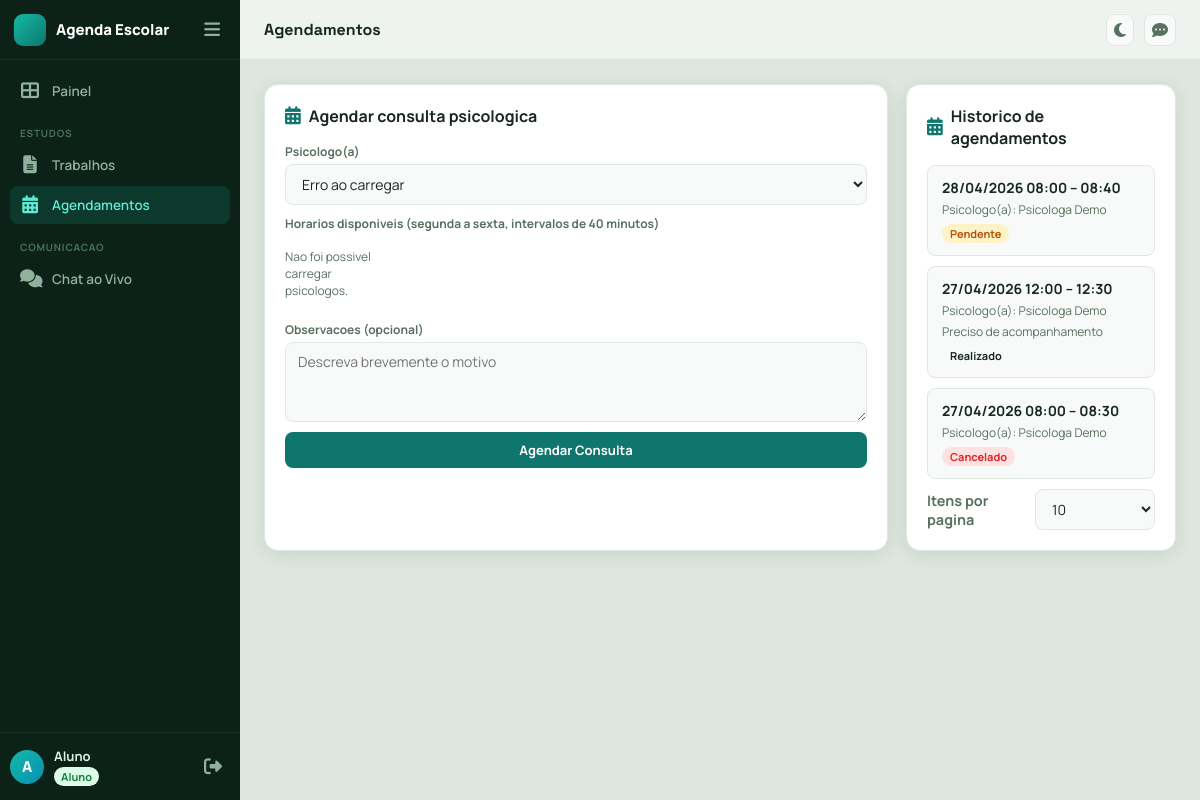
Before: /aluno/agendamentos (signed in) with the older database file.
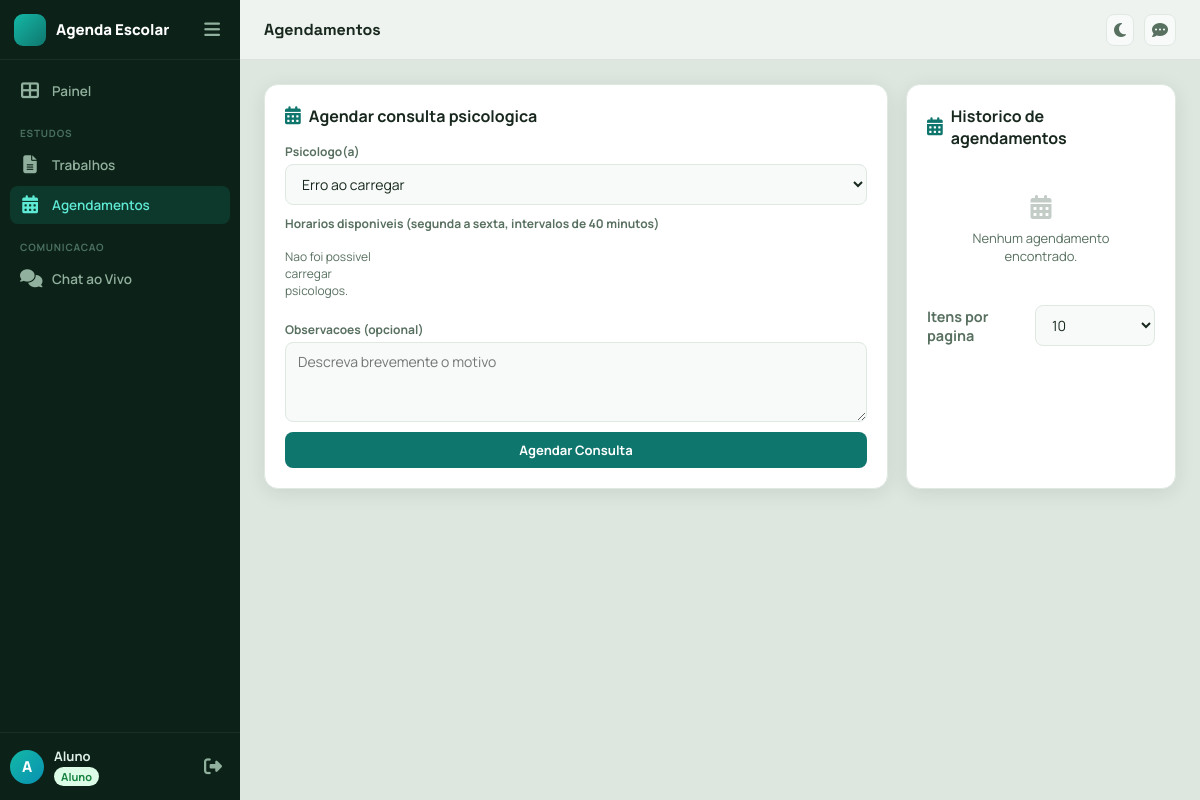
After: the same page with the newer database file.
### app/models.py (models this page shows, shortened)
class TimestampMixin:
    created_at = db.Column(db.DateTime, default=datetime.utcnow, nullable=False)
    updated_at = db.Column(db.DateTime, default=datetime.utcnow, onupdate=datetime.utcnow, nullable=False)

class User(TimestampMixin, UserMixin, db.Model):
    __tablename__ = "users"
    id = db.Column(db.Integer, primary_key=True)
    full_name = db.Column(db.String(120), nullable=False)
    email = db.Column(db.String(120), unique=True, nullable=False, index=True)
    password_hash = db.Column(db.String(255), nullable=False)
    role = db.Column(db.String(20), nullable=False, index=True)
    is_active_user = db.Column(db.Boolean, default=True, nullable=False)
    is_approved = db.Column(db.Boolean, default=True, nullable=False)  # Para alunos auto-registrados
    can_chat = db.Column(db.Boolean, default=True, nullable=False)
    avatar = db.Column(db.String(255), nullable=True)
    crp_number = db.Column(db.String(30), nullable=True)
    phone = db.Column(db.String(20), nullable=False, default="")
    classroom_id = db.Column(db.Integer, db.ForeignKey("classrooms.id"), nullable=True)
    classroom = db.relationship("Classroom", back_populates="students")
    teaching_classrooms = db.relationship(
        "Classroom",
        secondary=teacher_classrooms,
        lazy=True,
        backref="teachers"
    )
    assignments_created = db.relationship("Assignment", back_populates="teacher", lazy=True)
    availabilities = db.relationship(
        "PsychologistAvailability",
        back_populates="psychologist",
        lazy=True,
        cascade="all, delete-orphan",
    )

class Appointment(TimestampMixin, db.Model):
    __tablename__ = "appointments"
    id = db.Column(db.Integer, primary_key=True)
    start_time = db.Column(db.DateTime, nullable=False, index=True)
    end_time = db.Column(db.DateTime, nullable=False)
    status = db.Column(db.String(20), nullable=False, default="pendente")
    notes = db.Column(db.Text, nullable=True)
    psychologist_notes = db.Column(db.Text, nullable=True)
    chief_complaint = db.Column(db.Text, nullable=True)
    observed_behaviors = db.Column(db.Text, nullable=True)
    emotional_state = db.Column(db.Text, nullable=True)
    clinical_impression = db.Column(db.Text, nullable=True)
    recommendations = db.Column(db.Text, nullable=True)
    next_steps = db.Column(db.Text, nullable=True)
    student_id = db.Column(db.Integer, db.ForeignKey("users.id"), nullable=False)
    psychologist_id = db.Column(db.Integer, db.ForeignKey("users.id"), nullable=False)
    student = db.relationship("User", foreign_keys=[student_id])
    psychologist = db.relationship("User", foreign_keys=[psychologist_id])
    referrals = db.relationship("Referral", back_populates="appointment", lazy=True, cascade="all, delete-orphan")

### app/core/routes.py (the view)
@core_bp.get("/aluno/agendamentos")
@login_required
@roles_required("aluno")
def student_appointments():
    page, per_page = _read_pagination_params(default_per_page=10, max_per_page=50)
    appointments_pagination = (
        Appointment.query.filter_by(student_id=current_user.id)
        .order_by(Appointment.start_time.desc())
        .paginate(page=page, per_page=per_page, error_out=False)
    )
    appointments = appointments_pagination.items
    return render_template(
        "student/appointments.html",
        appointments=appointments,
        appointments_pagination=appointments_pagination,
    )

### app/__init__.py (called while the page is built)
@login_manager.user_loader
def load_user(user_id):
    return db.session.get(User, int(user_id))

### app/core/routes.py (called while the page is built)
def _read_pagination_params(default_per_page: int = 12, max_per_page: int = 100):
    page = request.args.get("page", 1, type=int)
    per_page = request.args.get("per_page", default_per_page, type=int)
    if page < 1:
        page = 1
    if per_page < 1:
        per_page = default_per_page
    if per_page > max_per_page:
        per_page = max_per_page
    return page, per_page

### app/security.py (called while the page is built)
def roles_required(*roles):
    def decorator(view_func):
        @wraps(view_func)
        def wrapped(*args, **kwargs):
            if not current_user.is_authenticated:
                abort(401)
            if current_user.role not in roles:
                abort(403)
            return view_func(*args, **kwargs)
        return wrapped
    return decorator

### app/templates/student/appointments.html (shortened to what this page needs)
{% extends "base.html" %}
{% from "macros.html" import pagination %}
{% block page_title %}Agendamentos{% endblock %}
{% block content %}
<div class="dash-grid">
  <div class="panel reveal delay-1">
    <div class="panel-title">
      <i class="fa-solid fa-calendar-days"></i>
      Agendar consulta psicologica
    </div>
    <form class="inline-form" method="post" action="{{ url_for('core.create_appointment') }}">
      <div class="form-group">
        <label>Psicologo(a)</label>
        <select id="psychologist-select" name="psychologist_id" required>
          <option value="">Carregando...</option>
        </select>
      </div>
      <div class="form-group">
        <label>Horarios disponiveis (segunda a sexta, intervalos de 40 minutos)</label>
        <div id="appointment-weekly-slots" class="week-slot-board">
        </div>
      </div>
      <div class="form-group">
        <label>Observacoes (opcional)</label>
        <textarea name="notes" placeholder="Descreva brevemente o motivo"></textarea>
      </div>
      <button class="btn btn-primary" type="submit">Agendar Consulta</button>
    </form>
  </div>
  <div class="panel reveal delay-2">
    <div class="panel-title">
      <i class="fa-solid fa-calendar-days"></i>
      Historico de agendamentos
    </div>
    <div class="item-list">
      {% for a in appointments %}
      <div class="item-card">
        <div class="item-card-title">{{ a.start_time.strftime('%d/%m/%Y %H:%M') }} – {{ a.end_time.strftime('%H:%M') }}</div>
        <div class="item-card-meta">Psicologo(a): {{ a.psychologist.full_name }}</div>
        {% if a.notes %}
        <div class="item-card-meta">{{ a.notes[:90] }}{% if a.notes|length > 90 %}...{% endif %}</div>
        {% endif %}
        <span class="item-card-badge badge-{{ a.status }}">{{ a.status|capitalize }}</span>
      </div>
      {% else %}
      <div class="empty-state">
        <i class="fa-solid fa-calendar-days"></i>
        Nenhum agendamento encontrado.
      </div>
      {% endfor %}
    </div>
    <form method="get" style="display:flex;justify-content:center;gap:8px;margin-top:10px;align-items:center;">
      <label for="student-appointments-per-page" style="font-size:.9rem;color:var(--text-muted)">Itens por pagina</label>
      <select id="student-appointments-per-page" name="per_page" onchange="this.form.submit()" style="max-width:120px;">
        <option value="10" {% if appointments_pagination.per_page == 10 %}selected{% endif %}>10</option>
      </select>
    </form>
  </div>
</div>
{% endblock %}

### app/templates/base.html (shortened to what this page needs)
<!doctype html>
<html lang="pt-BR" data-theme="light">
<head>
  <link rel="stylesheet" href="{{ url_for('static', filename='css/styles.css') }}">
  <link rel="stylesheet" href="https://cdnjs.cloudflare.com/ajax/libs/font-awesome/6.7.2/css/all.min.css">
</head>
<body>
{% if current_user.is_authenticated %}
<aside class="sidebar" id="sidebar">
  <div class="sidebar-header">
    <div class="brand">
      <span class="brand-mark"></span>
      <span class="brand-name">Agenda Escolar</span>
    </div>
    <button class="sidebar-collapse-btn" id="sidebar-collapse-btn" title="Recolher menu">
      <i class="fa-solid fa-bars"></i>
    </button>
  </div>
  <nav class="sidebar-nav">
    <a href="{{ url_for('core.dashboard') }}"
       class="nav-item {% if request.endpoint == 'core.dashboard' %}nav-item--active{% endif %}">
      <i class="fa-solid fa-table-cells-large nav-icon"></i>
      <span class="nav-label">Painel
      </span>
    </a>
    {% if current_user.role == 'aluno' %}
    <div class="nav-section-label">Estudos</div>
     <a href="{{ url_for('core.student_assignments') }}"
       class="nav-item {% if request.endpoint == 'core.student_assignments' %}nav-item--active{% endif %}">
      <i class="fa-solid fa-file-lines nav-icon"></i>
      <span class="nav-label">Trabalhos</span>
    </a>
     <a href="{{ url_for('core.student_appointments') }}"
       class="nav-item {% if request.endpoint == 'core.student_appointments' %}nav-item--active{% endif %}">
      <i class="fa-solid fa-calendar-days nav-icon"></i>
      <span class="nav-label">Agendamentos</span>
    </a>
    {% endif %}
    <div class="nav-section-label">Comunicacao</div>
    <a href="{{ url_for('core.chat_page') }}"
       class="nav-item {% if request.endpoint == 'core.chat_page' %}nav-item--active{% endif %}">
      <i class="fa-solid fa-comments nav-icon"></i>
      <span class="nav-label">Chat ao Vivo</span>
    </a>
  </nav>
  <div class="sidebar-footer">
    <a href="{{ url_for('core.edit_profile') }}" class="sidebar-user" title="Editar perfil">
      {% if current_user.avatar %}
        <img src="{{ url_for('static', filename='uploads/avatars/' + current_user.avatar) }}" alt="Avatar" class="sidebar-user-avatar sidebar-user-avatar--img">
      {% else %}
        <div class="sidebar-user-avatar">{{ current_user.full_name[0]|upper }}</div>
      {% endif %}
      <div class="sidebar-user-info">
        <span class="sidebar-user-name">{{ current_user.full_name.split()[0] }}</span>
        <span class="sidebar-user-role badge-{{ current_user.role }}">{{ current_user.role|capitalize }}</span>
      </div>
    </a>
    <button type="button" class="sidebar-logout-btn" id="logout-btn" title="Sair">
      <i class="fa-solid fa-right-from-bracket"></i>
    </button>
  </div>
</aside>
<div class="main-wrapper" id="main-wrapper">
  <header class="topbar">
    <span class="topbar-title">{% block page_title %}Agenda Escolar{% endblock %}</span>
    <div class="topbar-right">
      <button class="theme-toggle-btn" id="theme-toggle" title="Alternar tema">
        <i class="fa-solid fa-moon icon-moon"></i>
      </button>
      <a href="{{ url_for('core.chat_page') }}" class="theme-toggle-btn chat-nav-btn" id="chat-toggle-link" title="Chat ao vivo">
        <i class="fa-solid fa-comment-dots"></i>
      </a>
    </div>
  </header>
  <main class="page-content">
    {% block content %}{% endblock %}
  </main>
</div>
{% else %}
<main class="page-auth">
  {% block auth_content %}{% endblock %}
</main>
{% endif %}
  {% if current_user.is_authenticated %}
  {% set app_user = {
    'id': current_user.id,
    'name': current_user.full_name,
    'role': current_user.role
  } %}
  {% else %}
  {% set app_user = None %}
  {% endif %}
</body>
</html>

Changed rows visible on the page:
removed Appointment: start_time "28/04/2026 08:00", end_time "08:40", psychologist.full_name "Psicologa Demo", status "Pendente"
removed Appointment: start_time "27/04/2026 12:00", end_time "12:30", psychologist.full_name "Psicologa Demo", notes "Preciso de acompanhamento", status "Realizado"
removed Appointment: start_time "27/04/2026 08:00", end_time "08:30", psychologist.full_name "Psicologa Demo", status "Cancelado"
Other visible differences:
text now shown: "Nenhum agendamento encontrado."
